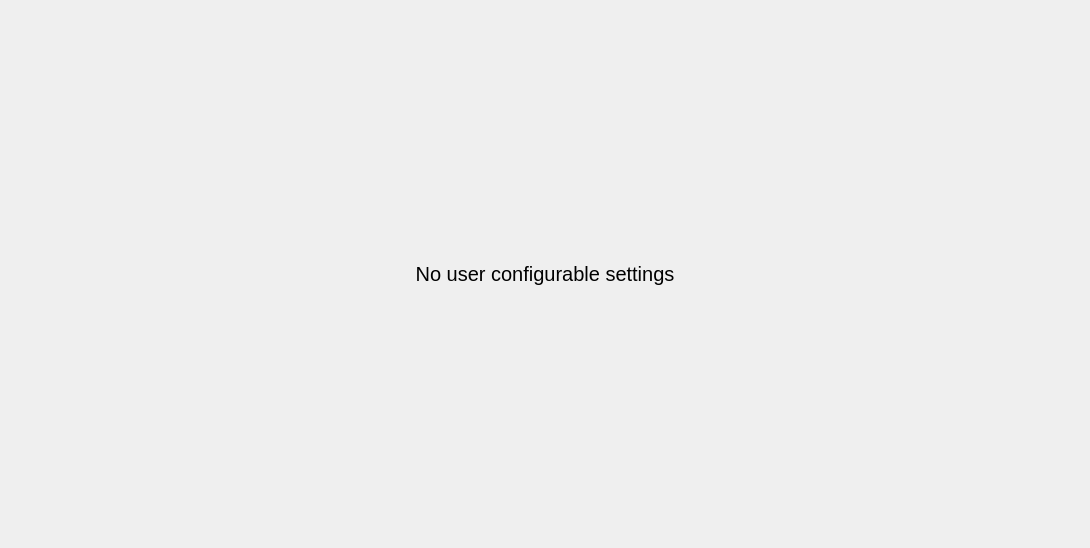
<?xml version="1.0" encoding="UTF-8"?>
<ui version="4.0">
    <class>NoWorkflowSettingsWidget</class>
    <widget class="QWidget" name="NoWorkflowSettingsWidget">
        <property name="geometry">
            <rect>
                <x>0</x>
                <y>0</y>
                <width>1090</width>
                <height>548</height>
            </rect>
        </property>
        <property name="windowTitle">
            <string>Form</string>
        </property>
        <layout class="QVBoxLayout" name="verticalLayout">
            <item>
                <widget class="QLabel" name="label">
                    <property name="font">
                        <font>
                            <pointsize>15</pointsize>
                        </font>
                    </property>
                    <property name="text">
                        <string>No user configurable settings</string>
                    </property>
                    <property name="alignment">
                        <set>Qt::AlignCenter</set>
                    </property>
                </widget>
            </item>
        </layout>
    </widget>
    <resources>
        <include location="resources.qrc"/>
    </resources>
    <connections/>
</ui>
